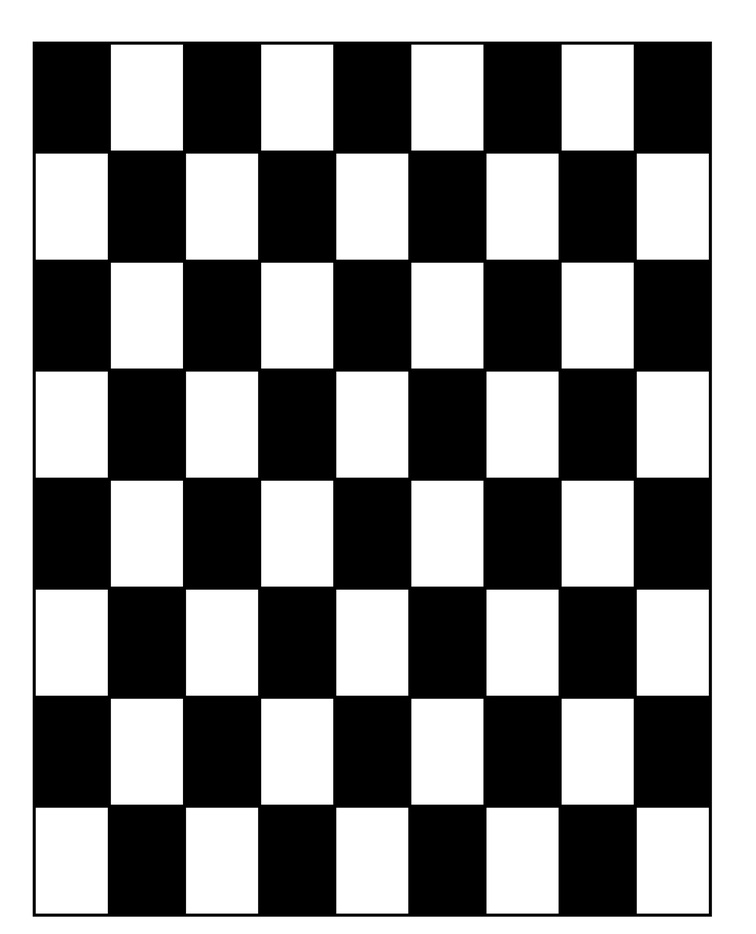
#> input picture 7th_Harris/chess.jpg, 756 x 934 px, shrunk from 2289 x 2829 before the run
$ python harris_corner.py
#> lines starting #> are read from the running program, lines starting #| are printed output that depends on the picture; after the words box and inside, x2 and y2 are one past the last pixel; in counts of white or black regions, pixels touching at a corner belong together
import cv2
import numpy as np
import matplotlib.pyplot as plt

# Load image
filename = 'chess.jpg'
img = cv2.imread(filename)
#> img is the input picture: shape (934, 756, 3); min 0, max 255, mean 139.6
img_corners = img.copy()

# Convert to grayscale
gray = cv2.cvtColor(img, cv2.COLOR_BGR2GRAY)
gray = np.float32(gray)

# Harris corner detection
dst = cv2.cornerHarris(gray, 2, 3, 0.04)
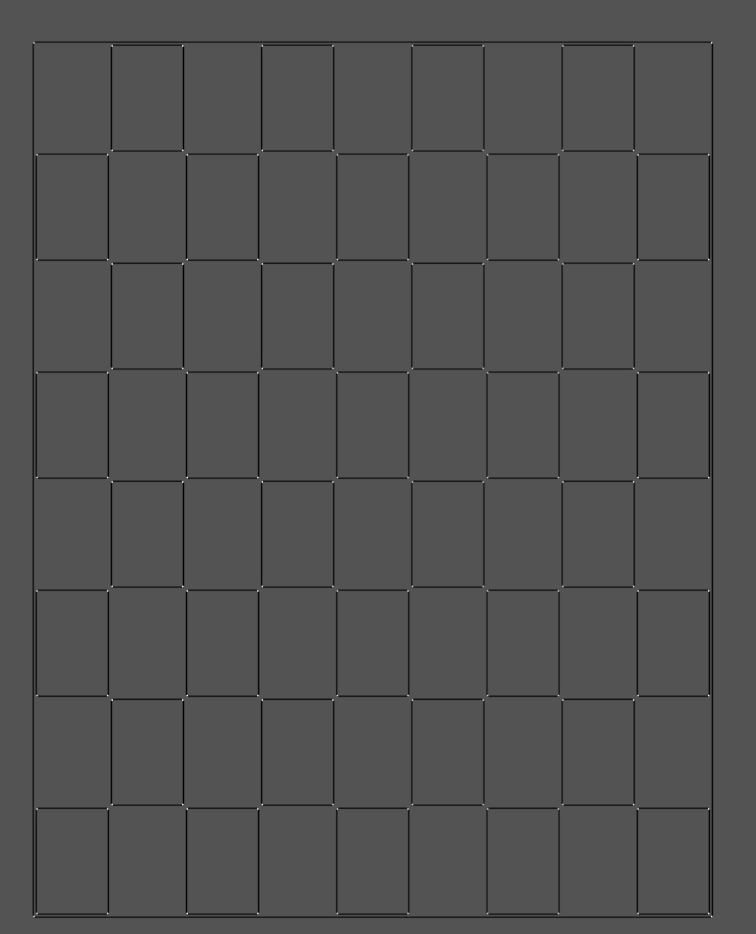
#> dst: shape (934, 756) float32; min -132485872, max 271440544, mean -3299349.5; drawn with min black and max white

# Dilate to make corners more pronounced
dst = cv2.dilate(dst, None)
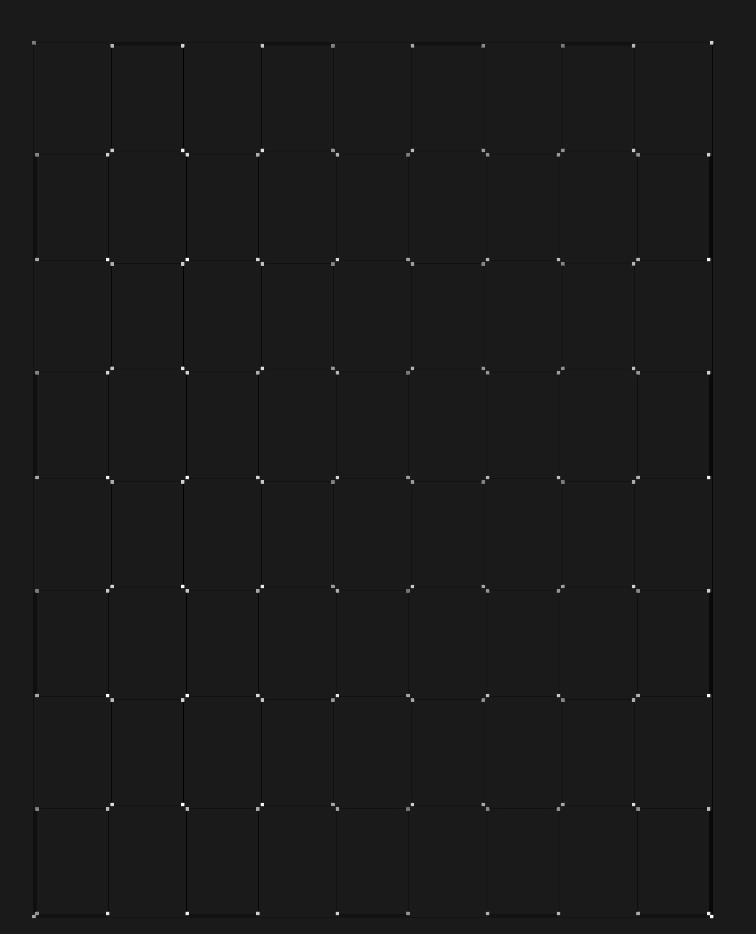
#> dst: shape (934, 756) float32; min -31415992, max 271440544, mean 154560; drawn with min black and max white

# Draw larger red circles on corners
corner_points = np.argwhere(dst > 0.01 * dst.max())
#> corner_points = 2842 pairs, first value 40 to 918, second value 31 to 713
for pt in corner_points:
    y, x = pt
    cv2.circle(img_corners, (x, y), 8, (0, 0, 255), -1)  # radius=8, red, filled
#> this loop made 2842 passes
#> (y, x) on passes 1 to 3: (40, 32), (40, 33), (40, 34)
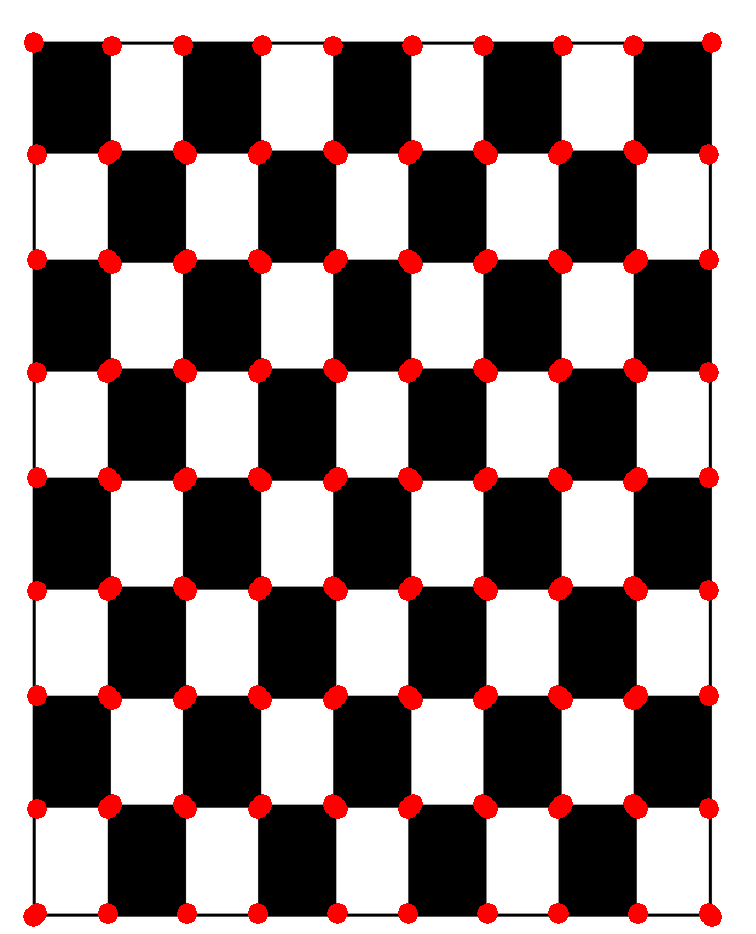
#> img_corners: shape (934, 756, 3); 5.09% of pixels changed, all inside (x1, y1, x2, y2) = (23, 32, 722, 927)

# Convert BGR to RGB for matplotlib
img_rgb = cv2.cvtColor(img, cv2.COLOR_BGR2RGB)
img_corners_rgb = cv2.cvtColor(img_corners, cv2.COLOR_BGR2RGB)

# Plot original vs corners detected
plt.figure(figsize=(12,6))

plt.subplot(1,2,1)
plt.imshow(img_rgb)
plt.title("Original Image")
plt.axis("off")

plt.subplot(1,2,2)
plt.imshow(img_corners_rgb)
plt.title("Harris Corners (Large Red)")
plt.axis("off")

plt.tight_layout()
plt.show()
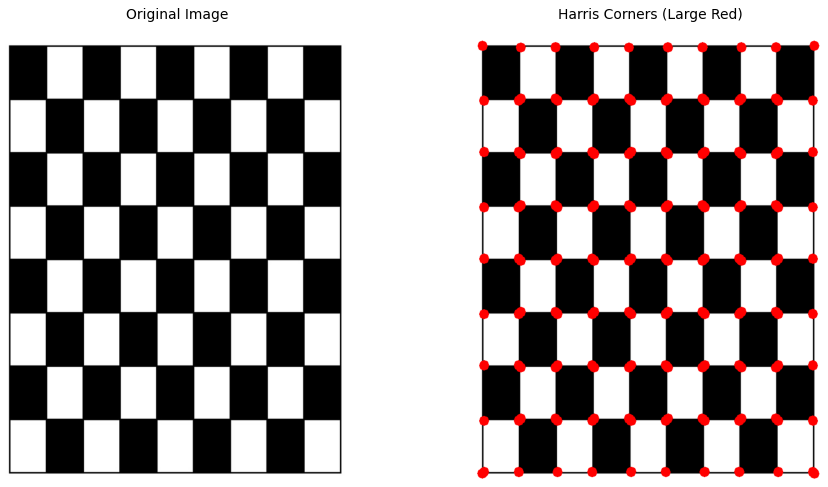
#> figure drawn by matplotlib, 2 panels
